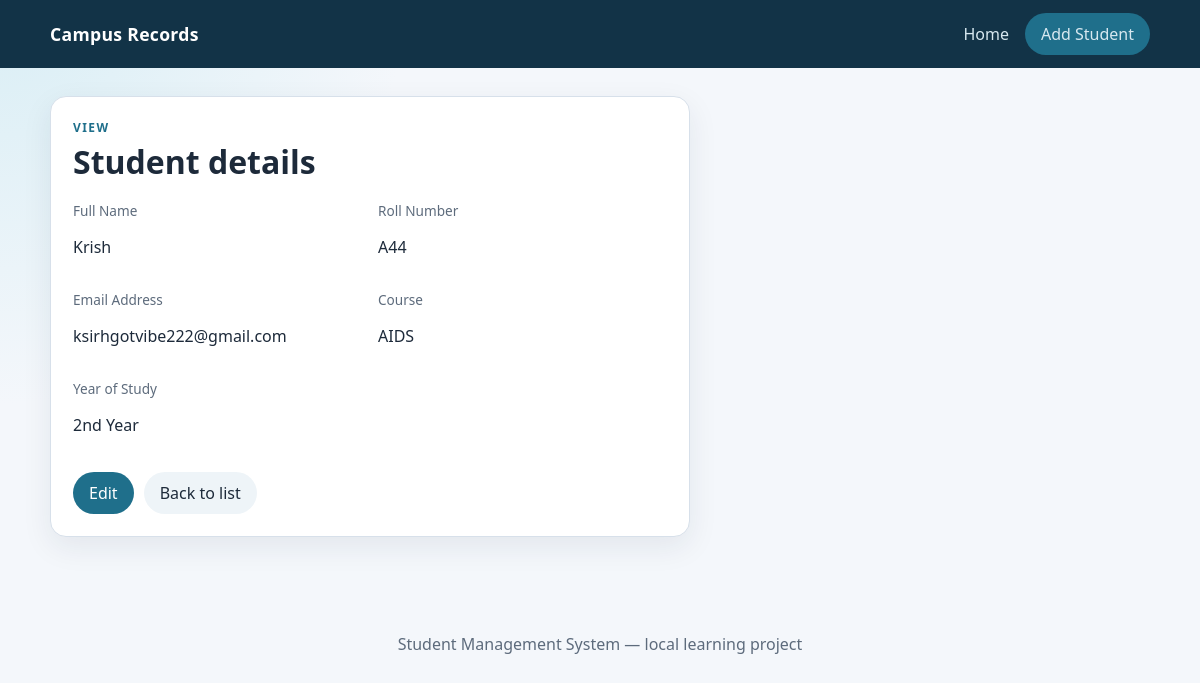
Page /students/5 on the committed database.
### tables this page shows
CREATE TABLE students (
            id INTEGER PRIMARY KEY AUTOINCREMENT,
            full_name TEXT NOT NULL,
            roll_number TEXT NOT NULL UNIQUE,
            email TEXT NOT NULL,
            course TEXT NOT NULL,
            year_of_study TEXT NOT NULL
        );

### app.py (the view)
@app.route("/students/<int:student_id>")
def view_student(student_id):
    connection = get_db_connection()
    student = connection.execute(
        "SELECT * FROM students WHERE id = ?",
        (student_id,),
    ).fetchone()
    connection.close()
    if student is None:
        flash("Student not found.", "error")
        return redirect(url_for("index"))
    return render_template(
        "student_form.html",
        mode="view",
        student=student,
        years=YEARS,
    )

### app.py (called while the page is built)
def get_db_connection():
    connection = sqlite3.connect(DATABASE)
    connection.row_factory = sqlite3.Row
    return connection

### templates/student_form.html (shortened to what this page needs)
{% extends "base.html" %}
{% if mode == "add" %}
    {% set heading = "Add student" %}
    {% set submit_label = "Save student" %}
{% elif mode == "edit" %}
    {% set heading = "Edit student" %}
    {% set submit_label = "Update student" %}
{% else %}
    {% set heading = "Student details" %}
    {% set submit_label = "" %}
{% endif %}
{% block content %}
<section class="panel form-panel">
    <p class="eyebrow">{{ mode|capitalize }}</p>
    <h1>{{ heading }}</h1>
    {% if mode == "view" %}
        <div class="details-grid">
            <div>
                <p class="detail-label">Full Name</p>
                <p>{{ student.full_name }}</p>
            </div>
            <div>
                <p class="detail-label">Roll Number</p>
                <p>{{ student.roll_number }}</p>
            </div>
            <div>
                <p class="detail-label">Email Address</p>
                <p>{{ student.email }}</p>
            </div>
            <div>
                <p class="detail-label">Course</p>
                <p>{{ student.course }}</p>
            </div>
            <div>
                <p class="detail-label">Year of Study</p>
                <p>{{ student.year_of_study }}</p>
            </div>
        </div>
        <div class="form-actions">
            <a class="btn btn-primary" href="{{ url_for('edit_student', student_id=student.id) }}">Edit</a>
            <a class="btn btn-ghost" href="{{ url_for('index') }}">Back to list</a>
        </div>
    {% endif %}
</section>
{% endblock %}

### static/style.css (style rules this page uses)
:root { --bg: #f4f7fb; --panel: #ffffff; --ink: #1d2a3a; --muted: #5d6b7c; --line: #d7e0ea; --brand: #1f6f8b; --brand-dark: #16586d; --danger: #b42318; --success-bg: #e8f7ef; --success-ink: #17663a; --error-bg: #fdecec; --error-ink: #9b1c1c; --shadow: 0 10px 30px rgba(29, 42, 58, 0.08); --radius: 16px; }
* { box-sizing: border-box; }
body { margin: 0; font-family: "Segoe UI", Tahoma, Geneva, Verdana, sans-serif; color: var(--ink); background: radial-gradient(circle at top left, #d9eef5 0, transparent 28%), var(--bg); min-height: 100vh; }
a { color: var(--brand); text-decoration: none; }
h1 { margin: 4px 0 8px; font-size: 2rem; }
.eyebrow { margin: 0; text-transform: uppercase; letter-spacing: 0.12em; font-size: 0.75rem; color: var(--brand); font-weight: 700; }
.stat-card, .panel { background: var(--panel); border: 1px solid var(--line); border-radius: var(--radius); box-shadow: var(--shadow); }
.panel { padding: 22px; }
.btn { display: inline-flex; align-items: center; justify-content: center; border: 0; border-radius: 999px; padding: 10px 16px; font: inherit; cursor: pointer; }
.btn-primary { background: var(--brand); color: white; }
.btn-ghost { background: #eef4f8; color: var(--ink); }
.form-panel { max-width: 640px; }
.form-actions { display: flex; gap: 10px; margin-top: 20px; }
.details-grid { display: grid; grid-template-columns: 1fr 1fr; gap: 16px; margin-top: 18px; }
.detail-label { margin: 0 0 4px; color: var(--muted); font-size: 0.85rem; }

### rows in the picture
students: full_name "Krish", roll_number "A44", email "ksirhgotvibe222@gmail.com", course "AIDS", year_of_study "2nd Year"

### other values in the picture
{{ mode|capitalize }} "VIEW"
{{ heading }} "Student details"
